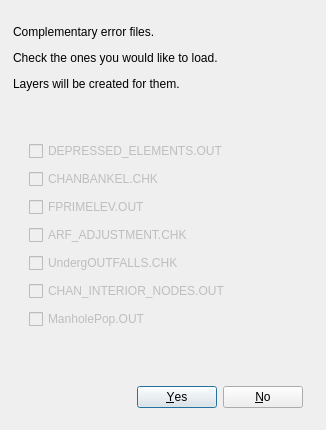
<?xml version="1.0" encoding="UTF-8"?>
<ui version="4.0">
 <class>issues_files_dlg</class>
 <widget class="QDialog" name="issues_files_dlg">
  <property name="geometry">
   <rect>
    <x>0</x>
    <y>0</y>
    <width>326</width>
    <height>430</height>
   </rect>
  </property>
  <property name="sizePolicy">
   <sizepolicy hsizetype="Preferred" vsizetype="Preferred">
    <horstretch>0</horstretch>
    <verstretch>0</verstretch>
   </sizepolicy>
  </property>
  <property name="windowTitle">
   <string>Files Describing Issues</string>
  </property>
  <property name="modal">
   <bool>true</bool>
  </property>
  <widget class="QLabel" name="label">
   <property name="geometry">
    <rect>
     <x>13</x>
     <y>13</y>
     <width>274</width>
     <height>131</height>
    </rect>
   </property>
   <property name="text">
    <string>&lt;html&gt;&lt;head/&gt;&lt;body&gt;&lt;p&gt;Complementary error files.&lt;/p&gt;&lt;p&gt;Check the ones you would like to load.&lt;/p&gt;&lt;p&gt;Layers will be created for them.&lt;/p&gt;&lt;p&gt;&lt;br/&gt;&lt;/p&gt;&lt;/body&gt;&lt;/html&gt;</string>
   </property>
  </widget>
  <widget class="QDialogButtonBox" name="complementary_files_buttonBox">
   <property name="geometry">
    <rect>
     <x>70</x>
     <y>380</y>
     <width>233</width>
     <height>34</height>
    </rect>
   </property>
   <property name="standardButtons">
    <set>QDialogButtonBox::No|QDialogButtonBox::Yes</set>
   </property>
  </widget>
  <widget class="QWidget" name="layoutWidget">
   <property name="geometry">
    <rect>
     <x>20</x>
     <y>130</y>
     <width>281</width>
     <height>217</height>
    </rect>
   </property>
   <layout class="QVBoxLayout" name="verticalLayout">
    <item>
     <widget class="QCheckBox" name="depressed_elements_chbox">
      <property name="enabled">
       <bool>false</bool>
      </property>
      <property name="text">
       <string>DEPRESSED_ELEMENTS.OUT</string>
      </property>
      <property name="checked">
       <bool>false</bool>
      </property>
     </widget>
    </item>
    <item>
     <widget class="QCheckBox" name="chanbankel_chbox">
      <property name="enabled">
       <bool>false</bool>
      </property>
      <property name="text">
       <string>CHANBANKEL.CHK</string>
      </property>
      <property name="checked">
       <bool>false</bool>
      </property>
     </widget>
    </item>
    <item>
     <widget class="QCheckBox" name="fprimelev_chbox">
      <property name="enabled">
       <bool>false</bool>
      </property>
      <property name="text">
       <string>FPRIMELEV.OUT</string>
      </property>
      <property name="checked">
       <bool>false</bool>
      </property>
     </widget>
    </item>
    <item>
     <widget class="QCheckBox" name="arf_adjustments_chbox">
      <property name="enabled">
       <bool>false</bool>
      </property>
      <property name="text">
       <string>ARF_ADJUSTMENT.CHK</string>
      </property>
      <property name="checked">
       <bool>false</bool>
      </property>
     </widget>
    </item>
    <item>
     <widget class="QCheckBox" name="underground_outfalls_chbox">
      <property name="enabled">
       <bool>false</bool>
      </property>
      <property name="text">
       <string>UndergOUTFALLS.CHK</string>
      </property>
      <property name="checked">
       <bool>false</bool>
      </property>
     </widget>
    </item>
    <item>
     <widget class="QCheckBox" name="chan_interior_nodes_chbox">
      <property name="enabled">
       <bool>false</bool>
      </property>
      <property name="text">
       <string>CHAN_INTERIOR_NODES.OUT</string>
      </property>
      <property name="checked">
       <bool>false</bool>
      </property>
     </widget>
    </item>
    <item>
     <widget class="QCheckBox" name="man_hole_pop_chbox">
      <property name="enabled">
       <bool>false</bool>
      </property>
      <property name="text">
       <string>ManholePop.OUT</string>
      </property>
      <property name="checked">
       <bool>false</bool>
      </property>
     </widget>
    </item>
   </layout>
  </widget>
 </widget>
 <layoutdefault spacing="6" margin="9"/>
 <resources/>
 <connections>
  <connection>
   <sender>complementary_files_buttonBox</sender>
   <signal>rejected()</signal>
   <receiver>issues_files_dlg</receiver>
   <slot>reject()</slot>
   <hints>
    <hint type="sourcelabel">
     <x>158</x>
     <y>358</y>
    </hint>
    <hint type="destinationlabel">
     <x>282</x>
     <y>377</y>
    </hint>
   </hints>
  </connection>
  <connection>
   <sender>complementary_files_buttonBox</sender>
   <signal>accepted()</signal>
   <receiver>issues_files_dlg</receiver>
   <slot>accept()</slot>
   <hints>
    <hint type="sourcelabel">
     <x>181</x>
     <y>348</y>
    </hint>
    <hint type="destinationlabel">
     <x>92</x>
     <y>360</y>
    </hint>
   </hints>
  </connection>
 </connections>
 <designerdata>
  <property name="gridDeltaX">
   <number>10</number>
  </property>
  <property name="gridDeltaY">
   <number>10</number>
  </property>
  <property name="gridSnapX">
   <bool>true</bool>
  </property>
  <property name="gridSnapY">
   <bool>true</bool>
  </property>
  <property name="gridVisible">
   <bool>true</bool>
  </property>
 </designerdata>
 <slots>
  <signal>signal1()</signal>
  <slot>slot1()</slot>
 </slots>
</ui>
